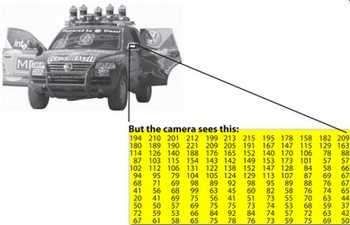
#> input picture 10-SetupRaspberry/img/MatBasicImageForComputer.jpg, 350 x 225 px
$ python 1.4.3-resize.py --image ../../10-SetupRaspberry/img/MatBasicImageForComputer.jpg   (Python 2 division)
#> lines starting #> are read from the running program, lines starting #| are printed output that depends on the picture
# import the necessary packages
import argparse
import imutils
import cv2

# construct the argument parser and parse the arguments
ap = argparse.ArgumentParser()
ap.add_argument("-i", "--image", required=True, help="Path to the image")
args = vars(ap.parse_args())

# load the image and show it
image = cv2.imread(args["image"])
#> image is the input picture: shape (225, 350, 3); mean B, G, R 169.4, 224.1, 224.1
cv2.imshow("Original", image)

# we need to keep in mind aspect ratio so the image does not look skewed
# or distorted -- therefore, we calculate the ratio of the new image to
# the old image. Let's make our new image have a width of 150 pixels
r = 150.0 / image.shape[1]
#> r = 0.429
dim = (150, int(image.shape[0] * r))
#> dim = (150, 96)

# perform the actual resizing of the image
resized = cv2.resize(image, dim, interpolation=cv2.INTER_AREA)
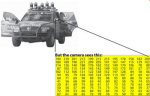
#> resized: shape (96, 150, 3); mean B, G, R 169.4, 224.1, 224.1
cv2.imshow("Resized (Width)", resized)

# what if we wanted to adjust the height of the image? We can apply
# the same concept, again keeping in mind the aspect ratio, but instead
# calculating the ratio based on height -- let's make the height of the
# resized image 50 pixels
r = 50.0 / image.shape[0]
#> r = 0.222
dim = (int(image.shape[1] * r), 50)
#> dim = (77, 50)

# perform the resizing
resized = cv2.resize(image, dim, interpolation=cv2.INTER_AREA)
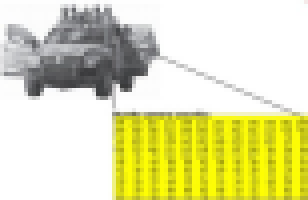
#> resized: shape (50, 77, 3) (shown 4 times larger); mean B, G, R 169.4, 224.1, 224.1
cv2.imshow("Resized (Height)", resized)
cv2.waitKey(0)

# of course, calculating the ratio each and every time we want to resize
# an image is a real pain -- let's create a  function where we can specify
# our target width or height, and have it take care of the rest for us.
resized = imutils.resize(image, width=100)
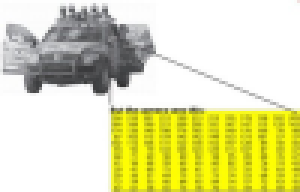
#> resized: shape (64, 100, 3) (shown 3 times larger); mean B, G, R 169.4, 224.1, 224.1
cv2.imshow("Resized via Function", resized)
cv2.waitKey(0)

# construct the list of interpolation methods
methods = [
    ("cv2.INTER_NEAREST", cv2.INTER_NEAREST),
    ("cv2.INTER_LINEAR", cv2.INTER_LINEAR),
    ("cv2.INTER_AREA", cv2.INTER_AREA),
    ("cv2.INTER_CUBIC", cv2.INTER_CUBIC),
    ("cv2.INTER_LANCZOS4", cv2.INTER_LANCZOS4)]

# loop over the interpolation methods
for (name, method) in methods:
    # increase the size of the image by 3x using the current interpolation
    # method
    resized = imutils.resize(image, width=image.shape[1] * 3, inter=method)
    cv2.imshow("Method: {}".format(name), resized)
    cv2.waitKey(0)
#> this loop made 5 passes
#> pass 1, `resized = imutils.resize(image, width=image.shape[1] * 3, inter=method)`:
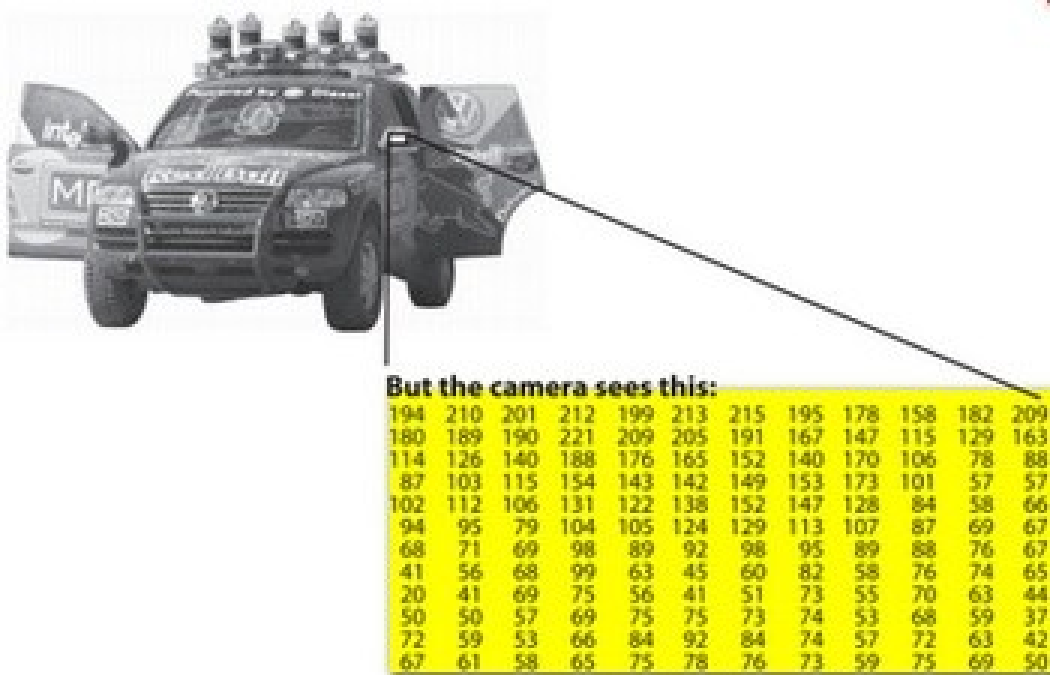
#> resized: shape (675, 1050, 3); mean B, G, R 169.4, 224.1, 224.1

# QUIZ:
# Let's make our new image have a width of 100 pixels
r = 100.0 / image.shape[1]
#> r = 0.286
dim = (100, int(image.shape[0] * r))
#> dim = (100, 64)
resized = cv2.resize(image, dim, interpolation=cv2.INTER_NEAREST)
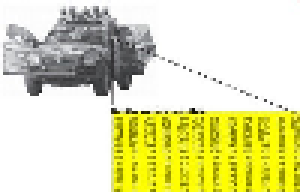
#> resized: shape (64, 100, 3) (shown 3 times larger); mean B, G, R 170.5, 224, 224.1
#> (the run stopped early here; a loop or call above may not have finished)
